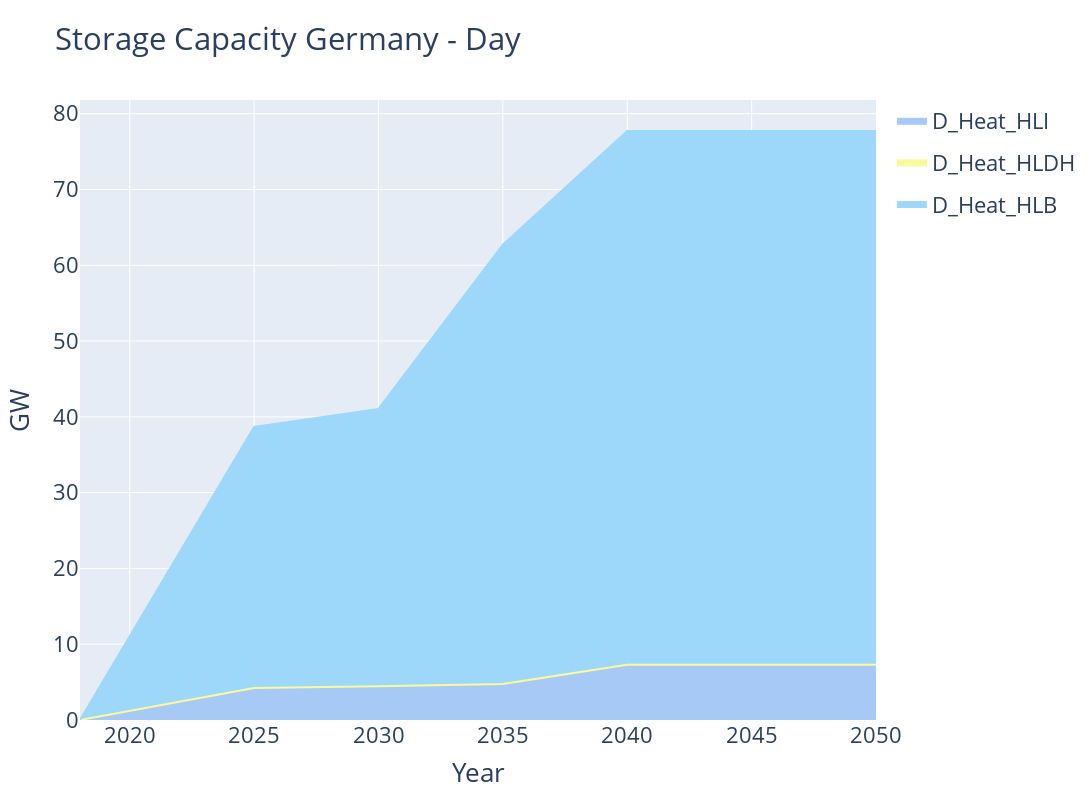

This figure's notebook cell:
### Markdown cell above
### Storage capacities

### Code cell
storage_capacity_plotter = StackedQuantityEvolutionFacilitator(sol_path=SOLUTION_FILEPATH, region="DE")

relevant_data = storage_capacity_plotter.get_relevant_data()
#relevant_data.filter_by_containing_string(column="Technology", identifier="D_")
relevant_data.filter_by_list(column="Technology", by_filter=["D_Heat_HLDH", "D_Heat_HLI", "D_Heat_HLB"])

fig = storage_capacity_plotter.plot(relevant_data)

fig.update_layout(
    width=1400,
    height=800,
    title="Storage Capacity Germany" + TITLE_ADDON,
    yaxis_title="GW",
    xaxis_title="Year",
)

if WRITE_IMAGE:
    fig.write_image("StorageProductionGermany.pdf" + TITLE_ADDON.replace(" ", "") + ".png")

fig.show()

### Figure 1 — Plotly figure (JSON) as saved in the notebook; plotly's stock layout.template omitted (floating-point values rounded to 4 significant figures)
{"data": [{"fillcolor": "#a7c9f5", "legendgroup": "D_Heat_HLI", "line": {"color": "#a7c9f5"}, "mode": "lines", "name": "D_Heat_HLI", "showlegend": true, "stackgroup": "one", "type": "scatter", "x": [2018, 2025, 2030, 2035, 2040, 2045, 2050], "y": [0, 4.211, 4.469, 4.746, 7.282, 7.282, 7.282]}, {"fillcolor": "#fafa9d", "legendgroup": "D_Heat_HLDH", "line": {"color": "#fafa9d"}, "mode": "lines", "name": "D_Heat_HLDH", "showlegend": true, "stackgroup": "one", "type": "scatter", "x": [2018, 2025, 2030, 2035, 2040, 2045, 2050], "y": [0, 0, 0, 0, 0, 0, 0]}, {"fillcolor": "#9dd8fa", "legendgroup": "D_Heat_HLB", "line": {"color": "#9dd8fa"}, "mode": "lines", "name": "D_Heat_HLB", "showlegend": true, "stackgroup": "one", "type": "scatter", "x": [2018, 2025, 2030, 2035, 2040, 2045, 2050], "y": [0, 34.47, 36.57, 57.96, 70.44, 70.44, 70.44]}], "layout": {"barmode": "stack", "font": {"size": 22}, "height": 800, "title": {"text": "Storage Capacity Germany - Day"}, "width": 1400, "xaxis": {"title": {"text": "Year"}}, "yaxis": {"title": {"text": "GW"}}}}
